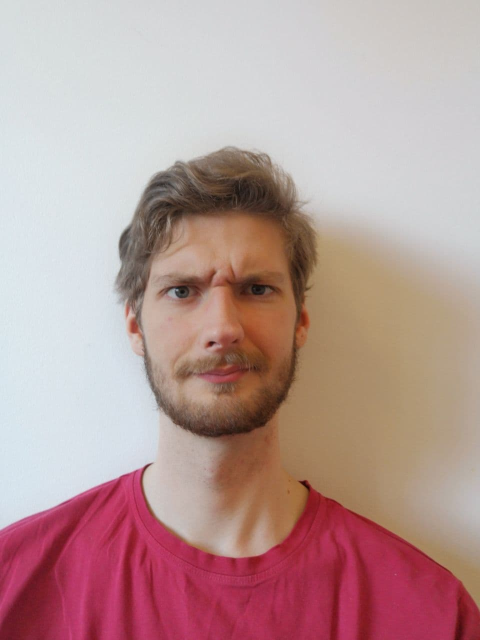
%> input picture Matriisimatikka/Viikko6/naama.jpg, 960 x 1280 px (shown at 1/2 size)
$ octave T3.m   (GNU Octave 9; MATLAB toolbox functions it lacks are replaced by stand-ins)
%> lines starting %> are read from the running program, lines starting %| are printed output that depends on the picture
% Konsta Keski-Mattinen 20.4.2021

clear
close all

image = imresize(imread('naama.jpg'), 0.80);
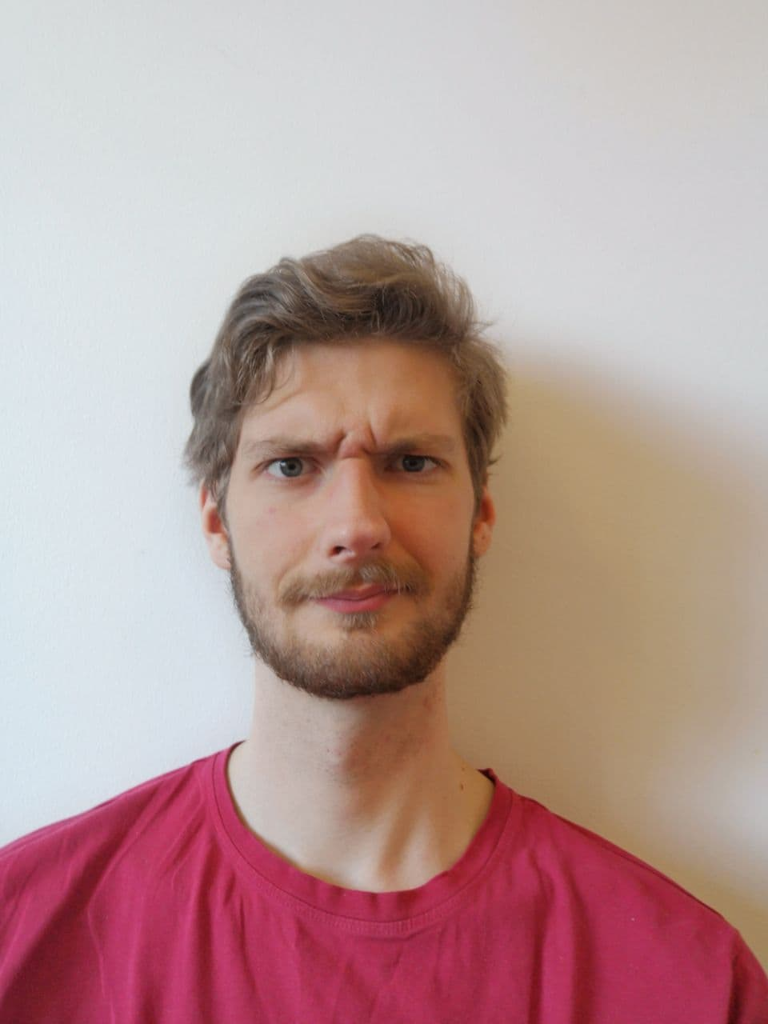
%> image: size 1024x768x3 uint8; mean R, G, B 184.7, 153.9, 151.7
figure('name', 'vakio');
imshow(image);
image_gs= rgb2gray(image);
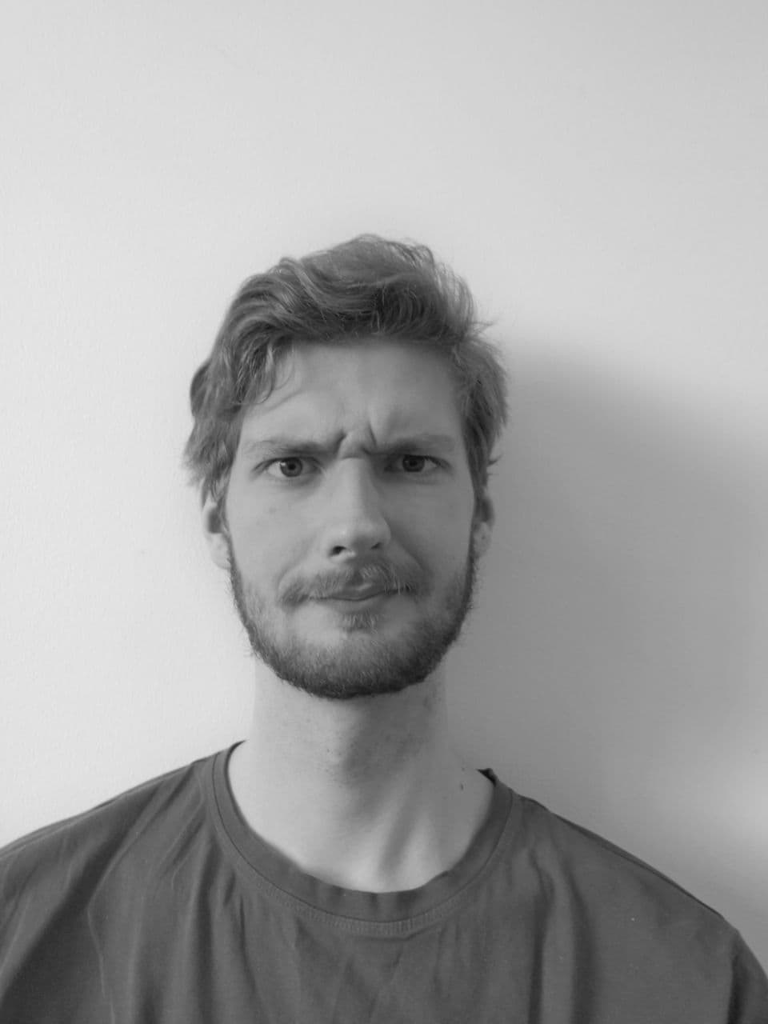
%> image_gs: size 1024x768 uint8; min 12, max 234, mean 162.8
image_cut = image_gs(230:230+500,100:100+500);
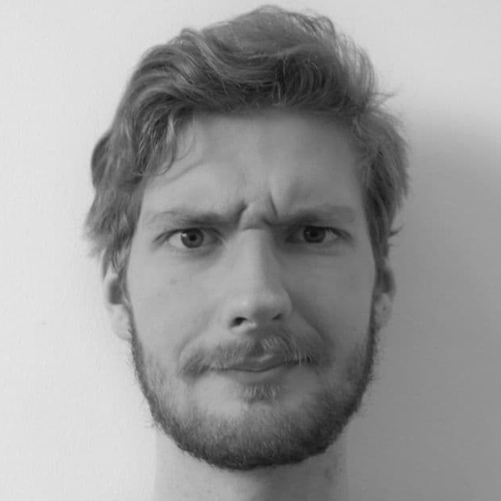
%> image_cut: size 501x501 uint8; min 12, max 232, mean 153.5
figure('name', 'leikattu');
imshow(image_cut);

A = double(image_cut);
% A
figure('name', 'a');
imshow(uint8(real(singdistcomp(A, 75))));
%> in singdistcomp, `s=diag(S);`: s = 501 values, max 80118.4 at index 1, min 0.00421 at index 501, mean 305.9
%> in singdistcomp, `[~, index] = sort(s, 'descend');`: index = 501 values from 1 to 501
%> after the loop in singdistcomp, `for i=1:size(s,1)`: sm = 501 values, max 80118.4 at index 1, min 0 at index 76, mean 288.3

% B
figure('name', 'b');
imshow(uint8(real(singdistcomp(A, 15))));

% C
tic
F=zeros(size(A,1),1);
for i=1:500
%> the run ends on the next line
    F(i)=sum(sum((A-singdistcomp(A,i)).^2));
% [5 lines not run here, left out]
function A_M=singdistcomp(A, M)

    [U, S, V] = svd(A);

    s=diag(S);

    [~, index] = sort(s, 'descend');
    index(M+1:end)=0;

    sm = zeros(size(s,1),1);
    for i=1:size(s,1)
        if(ismember(i, index))
            sm(i)=s(i);
        end
    end

    S_M = diag(sm);

    A_M = U*S_M*V';
end
